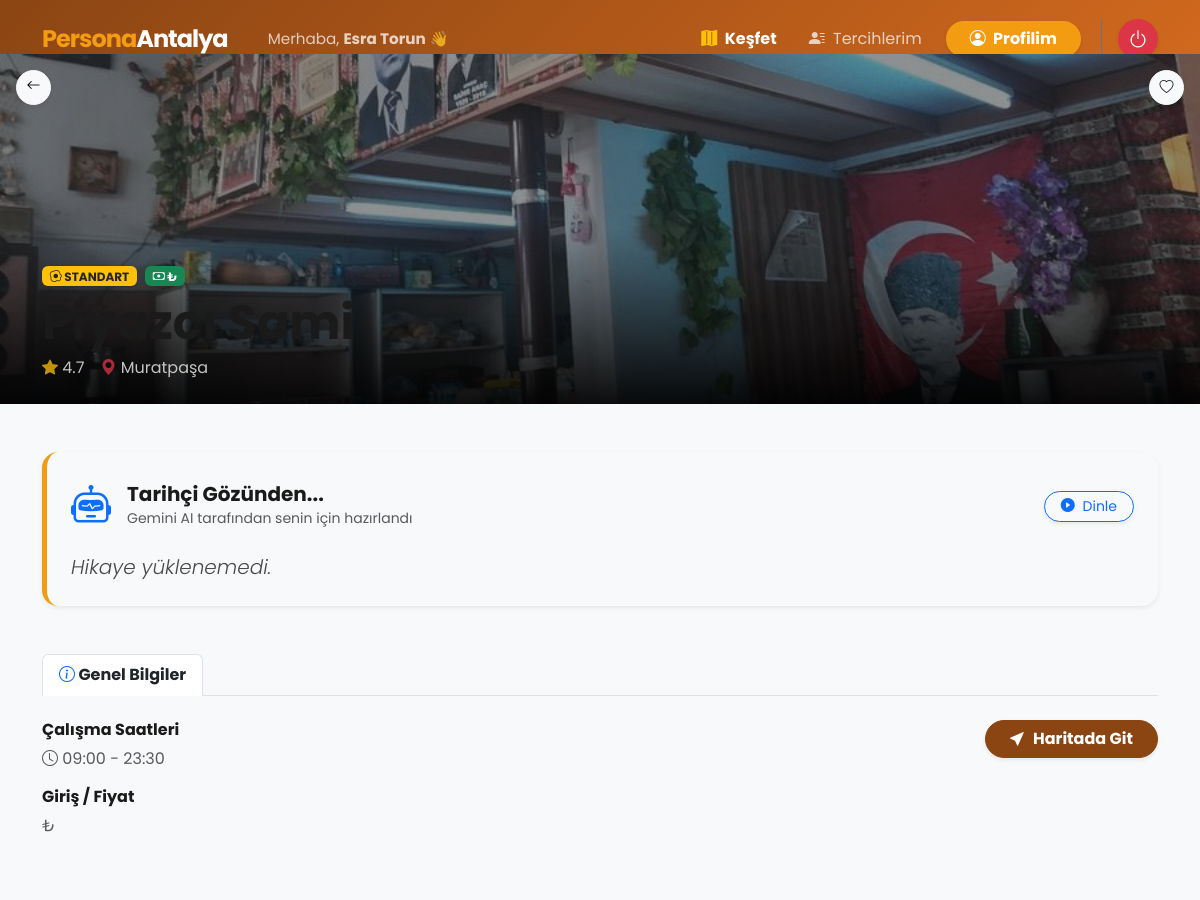
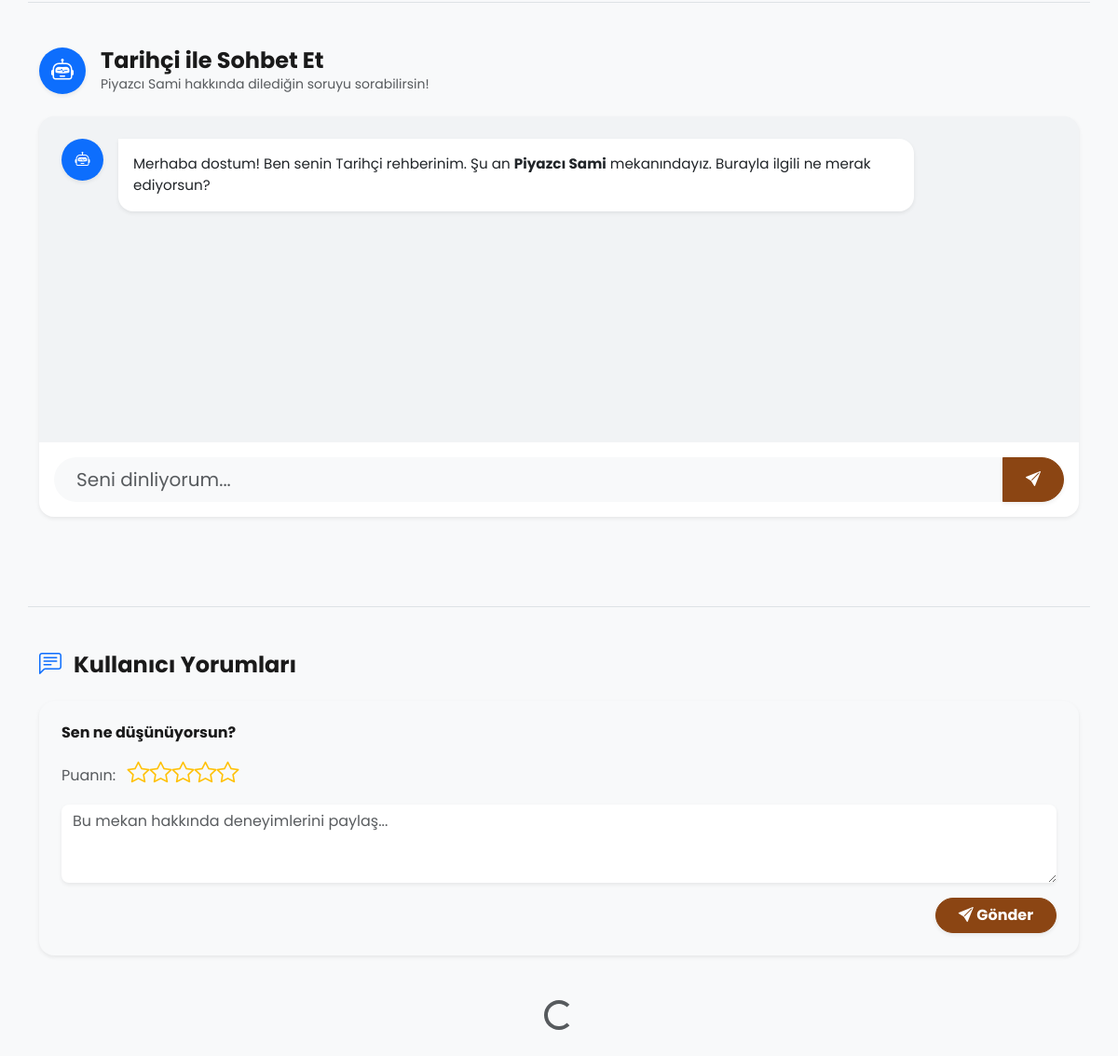
Page /restaurant/2 (signed in) on the committed database (2 pictures, top to bottom).
### app/models/user.py (models this page shows)
class User(UserMixin, db.Model):
    __tablename__ = 'users'
    id = db.Column(db.Integer, primary_key=True)
    username = db.Column(db.String(80), unique=True, nullable=False)
    email = db.Column(db.String(120), unique=True, nullable=False)
    password_hash = db.Column(db.String(255), nullable=False)
    first_name = db.Column(db.String(120))
    last_name = db.Column(db.String(120))
    avatar_url = db.Column(db.Text)
    bio = db.Column(db.Text)
    selected_persona = db.Column(db.String(50))
    diet_preference = db.Column(db.String(50), default='standard')
    is_active = db.Column(db.Boolean, default=True)
    created_at = db.Column(db.DateTime, default=datetime.utcnow)
    updated_at = db.Column(db.DateTime, default=datetime.utcnow, onupdate=datetime.utcnow)

### app/models/restaurant.py (models this page shows, shortened)
class Restaurant(db.Model):
    __tablename__ = 'restaurants'
    id = db.Column(db.Integer, primary_key=True)
    name = db.Column(db.String(255), nullable=False)
    cuisine = db.Column(db.String(100))
    district = db.Column(db.String(100))
    address = db.Column(db.String(255))
    latitude = db.Column(db.Float, nullable=False)
    longitude = db.Column(db.Float, nullable=False)
    image_url = db.Column(db.Text)
    rating = db.Column(db.Float)
    price_range = db.Column(db.String(50))
    is_vegan = db.Column(db.Boolean, default=False)
    is_vegetarian = db.Column(db.Boolean, default=False)
    is_gluten_free = db.Column(db.Boolean, default=False)
    opening_hours = db.Column(db.String(100))
    phone = db.Column(db.String(20))
    website = db.Column(db.String(255))
    diet_category = db.Column(db.String(50))                   # İŞTE HATAYI ÇÖZEN SÜTUN BURASI!
    price_level = db.Column(db.String(10), default="₺₺")       # Örn: ₺ (Ucuz), ₺₺ (Orta), ₺₺₺ (Pahalı)
    opening_time = db.Column(db.String(10), default="09:00")   # Açılış saati
    closing_time = db.Column(db.String(10), default="23:30")   # Kapanış saati
    created_at = db.Column(db.DateTime, default=datetime.utcnow)
    updated_at = db.Column(db.DateTime, default=datetime.utcnow, onupdate=datetime.utcnow)

### app/routes/main.py (the view)
@main_bp.route('/restaurant/<int:id>')
@login_required
def restaurant_detail(id):
    restaurant = Restaurant.query.get_or_404(id)
    is_favorite = Favorite.query.filter_by(user_id=current_user.id, restaurant_id=id).first() is not None
    return render_template('place_detail.html', item=restaurant, is_favorite=is_favorite, is_food=True)

### app/models/user.py (called while the page is built)
@login_manager.user_loader
def load_user(user_id):
    return User.query.get(int(user_id))

### app/templates/place_detail.html (shortened to what this page needs)
{% extends "base.html" %}
{% block content %}
<div class="place-detail-page">
    <div class="place-hero" style="height: 350px; background: url('{{ item.image_url }}') center/cover no-repeat; position: relative; overflow: hidden; margin-top:-1.5rem;">
        <div class="position-absolute top-0 start-0 w-100 h-100 bg-dark" style="opacity: 0.5;"></div>
        <div class="position-absolute bottom-0 start-0 w-100" style="height: 50%; background: linear-gradient(to top, rgba(0,0,0,0.9), transparent);"></div>
        <div class="position-absolute top-0 start-0 p-3 z-index-1">
            <a href="/kesfet" class="btn btn-light btn-sm rounded-circle shadow-sm" style="width: 35px; height: 35px;">
                <i class="bi bi-arrow-left"></i>
            </a>
        </div>
        <div class="position-absolute top-0 end-0 p-3 z-index-1">
            <button class="btn btn-light btn-sm rounded-circle shadow-sm fav-btn d-flex align-items-center justify-content-center" style="width: 35px; height: 35px;" data-id="{{ item.id }}" data-type="{{ 'restaurant' if is_food else 'place' }}">
                <i class="bi {% if is_favorite %}bi-heart-fill text-danger{% else %}bi-heart text-dark{% endif %}"></i>
            </button>
        </div>
        <div class="position-absolute bottom-0 start-0 p-4 w-100 z-index-1 text-white">
            <div class="container">
                <div class="mb-2 d-flex gap-2 flex-wrap">
                    {% if is_food %}
                        <span class="badge bg-warning text-dark shadow-sm"><i class="bi bi-egg-fried"></i> {{ item.diet_category | upper | default('STANDART', true) }}</span>
                        <span class="badge bg-success shadow-sm"><i class="bi bi-cash"></i> {{ item.price_level | default('₺₺', true) }}</span>
                    {% else %}
                        <span class="badge bg-info text-dark shadow-sm"><i class="bi bi-geo-fill"></i> {{ item.category | upper | default('MEKAN', true) }}</span>
                    {% endif %}
                </div>
                <h1 class="display-5 fw-bold mb-1" id="placeName">{{ item.name }}</h1>
                <div class="d-flex gap-3 flex-wrap opacity-75">
                    <span><i class="bi bi-star-fill text-warning"></i> <span id="placeRating">{{ item.rating | default('4.5', true) }}</span></span>
                    <span id="placeDistrict"><i class="bi bi-geo-alt-fill text-danger"></i> {{ item.district }}</span>
                </div>
            </div>
        </div>
    </div>
    <div class="container py-5">
        <div class="persona-content-section mb-5 p-4 bg-light rounded-4 shadow-sm" style="border-left: 5px solid #f39c12;">
            <div class="d-flex align-items-center mb-3">
                <div id="personaEmoji" style="font-size: 2.5rem; margin-right: 1rem;"><i class="bi bi-robot text-primary"></i></div>
                <div>
                    <h5 class="fw-bold mb-0" id="personaName">{{ current_user.selected_persona | title }} Gözünden...</h5>
                    <small class="text-muted">Gemini AI tarafından senin için hazırlandı</small>
                </div>
                <button id="readAloudBtn" class="btn btn-outline-primary btn-sm ms-auto rounded-pill px-3 shadow-sm d-none d-md-block">
                    <i class="bi bi-play-circle-fill me-1"></i> <span id="readBtnText">Dinle</span>
                </button>
            </div>
            <p id="personaStory" class="mb-0 lead fst-italic" style="color: #4a4a4a;"></p>
        </div>
        <ul class="nav nav-tabs mb-4" role="tablist">
            <li class="nav-item" role="presentation">
                <button class="nav-link active fw-bold text-dark" id="info-tab" data-bs-toggle="tab" data-bs-target="#info" type="button" role="tab">
                    <i class="bi bi-info-circle text-primary"></i> Genel Bilgiler
                </button>
            </li>
        </ul>
        <div class="tab-content mb-5">
            <div class="tab-pane fade show active" id="info" role="tabpanel">
                <div class="row g-4">
                    <div class="col-md-6">
                        <h6 class="fw-bold mb-2">Çalışma Saatleri</h6>
                        <p id="placeHours" class="mb-3 text-muted"><i class="bi bi-clock"></i> {{ item.opening_time | default('09:00', true) }} - {{ item.closing_time | default('23:00', true) }}</p>
                        <h6 class="fw-bold mb-2">Giriş / Fiyat</h6>
                        <p id="placeFee" class="mb-3 text-muted">
                            {% if is_food %}{{ item.price_level | default('₺₺ - Ortalama', true) }}{% else %}Ücretsiz / Müzekart Geçerli{% endif %}
                        </p>
                    </div>
                    <div class="col-md-6 text-md-end">
                        <a href="https://www.google.com/maps?q={{ item.latitude }},{{ item.longitude }}" target="_blank" class="btn btn-primary rounded-pill px-4 shadow-sm fw-bold">
                            <i class="bi bi-cursor-fill me-1"></i> Haritada Git
                        </a>
                    </div>
                </div>
            </div>
        </div>
        <div class="row mt-5 border-top pt-5">
            <div class="col-md-12">
                <div class="d-flex align-items-center mb-4">
                    <div class="bg-primary text-white rounded-circle d-flex align-items-center justify-content-center me-3 shadow-sm" style="width: 50px; height: 50px;">
                        <i class="bi bi-robot fs-4"></i>
                    </div>
                    <div>
                        <h4 class="fw-bold mb-0">{{ current_user.selected_persona | title }} ile Sohbet Et</h4>
                        <p class="text-muted small mb-0">{{ item.name }} hakkında dilediğin soruyu sorabilirsin!</p>
                    </div>
                </div>
                <div class="card border-0 shadow-sm rounded-4 overflow-hidden mb-5" style="background-color: #f1f3f5;">
                    <div id="chatHistoryBox" class="p-4" style="height: 350px; overflow-y: auto;">
                        <div class="d-flex mb-4">
                            <div class="bg-primary text-white rounded-circle d-flex align-items-center justify-content-center me-3 flex-shrink-0 shadow-sm" style="width: 45px; height: 45px;">
                                <i class="bi bi-robot"></i>
                            </div>
                            <div class="bg-white p-3 rounded-4 shadow-sm" style="max-width: 80%; border-top-left-radius: 0 !important;">
                                <p class="mb-0 text-dark" style="font-size: 0.95rem;">Merhaba dostum! Ben senin {{ current_user.selected_persona | title }} rehberinim. Şu an <strong>{{ item.name }}</strong> mekanındayız. Burayla ilgili ne merak ediyorsun?</p>
                            </div>
                        </div>
                    </div>
                    <div class="card-footer bg-white p-3 border-0">
                        <div class="input-group">
                            <input type="text" id="chatInput" class="form-control form-control-lg bg-light border-0 shadow-none rounded-start-pill ps-4" placeholder="Seni dinliyorum..." autocomplete="off">
                            <button class="btn btn-primary px-4 fw-bold rounded-end-pill shadow-sm" id="sendChatBtn">
                                <i class="bi bi-send-fill"></i>
                            </button>
                        </div>
                    </div>
                </div>
            </div>
        </div>
        <div class="row mt-5 border-top pt-5">
            <div class="col-md-12">
                <h4 class="fw-bold mb-4"><i class="bi bi-chat-left-text text-primary me-2"></i> Kullanıcı Yorumları</h4>
                <div class="card border-0 shadow-sm rounded-4 mb-5" style="background-color: #f8f9fa;">
                    <div class="card-body p-4">
                        <h6 class="fw-bold mb-3">Sen ne düşünüyorsun?</h6>
                        <div class="mb-3">
                            <span class="text-muted me-2">Puanın:</span>
                            <div class="d-inline-flex" id="starRating">
                                <i class="bi bi-star fs-4 cursor-pointer text-warning" data-rating="1"></i>
                                <i class="bi bi-star fs-4 cursor-pointer text-warning" data-rating="2"></i>
                                <i class="bi bi-star fs-4 cursor-pointer text-warning" data-rating="3"></i>
                                <i class="bi bi-star fs-4 cursor-pointer text-warning" data-rating="4"></i>
                                <i class="bi bi-star fs-4 cursor-pointer text-warning" data-rating="5"></i>
                            </div>
                        </div>
                        <textarea class="form-control rounded-3 border-0 shadow-sm mb-3" id="reviewComment" rows="3" placeholder="Bu mekan hakkında deneyimlerini paylaş..."></textarea>
                        <div class="text-end">
                            <button class="btn btn-primary rounded-pill px-4 shadow-sm fw-bold" id="submitReviewBtn">
                                <i class="bi bi-send-fill"></i> Gönder
                            </button>
                        </div>
                    </div>
                </div>
                <div id="reviewsList" class="d-flex flex-column gap-3">
                    <div class="text-center text-muted spinner-border text-primary mx-auto" role="status" id="reviewLoader"></div>
                </div>
            </div>
        </div>
    </div>
</div>
{% endblock %}

### app/templates/components/navbar.html (shortened to what this page needs)
<nav class="navbar navbar-expand-lg navbar-dark shadow-sm py-3" style="background-color: rgba(33, 37, 41, 0.85); backdrop-filter: blur(10px);">
    <div class="container">
        <a class="navbar-brand fw-bold fs-4" href="{{ url_for('main.index') }}" style="letter-spacing: -1px;">
            <span style="color: #f39c12;">Persona</span><span style="color: #ffffff;">Antalya</span>
        </a>
        <div class="collapse navbar-collapse" id="navbarNav">
            {% if current_user.is_authenticated %}
                <ul class="navbar-nav me-auto mb-2 mb-lg-0 ms-lg-4">
                    <li class="nav-item d-flex align-items-center">
                        <span class="text-light opacity-75" style="font-size: 0.95rem;">
                            Merhaba, <strong class="text-white">{{ current_user.username }}</strong> 👋
                        </span>
                    </li>
                </ul>
            {% else %}
                <ul class="navbar-nav me-auto"></ul>
            {% endif %}
            <ul class="navbar-nav ms-auto align-items-center gap-3">
                {% if current_user.is_authenticated %}
                    <li class="nav-item">
                        <a class="nav-link text-white fw-bold hover-scale" href="{{ url_for('main.explore') }}">
                            <i class="bi bi-map-fill text-warning me-1"></i> Keşfet
                        </a>
                    </li>
                    <li class="nav-item">
                        <a class="nav-link text-light opacity-75 hover-scale" href="{{ url_for('main.persona_select') }}">
                            <i class="bi bi-person-lines-fill me-1"></i> Tercihlerim
                        </a>
                    </li>
                    <li class="nav-item">
                        <a class="btn btn-warning rounded-pill px-4 fw-bold shadow-sm hover-scale" href="{{ url_for('main.profile') }}" style="background: #f39c12; border: none; color: white;">
                            <i class="bi bi-person-circle me-1"></i> Profilim
                        </a>
                    </li>
                    <li class="nav-item border-start border-secondary ps-3 ms-1 d-flex align-items-center">
                        <a class="btn btn-danger text-white rounded-circle p-2 d-flex align-items-center justify-content-center hover-scale shadow-sm"
                           href="{{ url_for('auth.logout') }}"
                           title="Güvenli Çıkış Yap"
                           style="width: 40px; height: 40px;">
                            <i class="bi bi-power fs-5"></i>
                        </a>
                    </li>
                {% endif %}
            </ul>
        </div>
    </div>
</nav>

### app/static/css/style.css (style rules this page uses)
:root { --primary-color: #8B4513; --secondary-color: #D2691E; --accent-color: #FF6B9D; --success-color: #228B22; --warning-color: #FFD700; --danger-color: #DC3545; --dark-color: #1a1a1a; --light-color: #f8f9fa; --border-radius: 12px; --transition: all 0.3s ease; }
* { margin: 0; padding: 0; box-sizing: border-box; }
html, body { height: 100%; font-family: 'Poppins', sans-serif; background-color: var(--light-color); color: #333; }
body { display: flex; flex-direction: column; }
.navbar { background: linear-gradient(135deg, #8B4513 0%, #D2691E 100%); box-shadow: 0 2px 10px rgba(0, 0, 0, 0.1); padding: 1rem; }
.navbar-brand { font-size: 1.5rem; font-weight: 700; color: white !important; }
.btn-primary { background-color: var(--primary-color); border-color: var(--primary-color); transition: var(--transition); }
.card { border-radius: var(--border-radius); border: none; box-shadow: 0 2px 8px rgba(0, 0, 0, 0.1); transition: var(--transition); }
h1, h2, h3, h4, h5, h6 { font-weight: 700; color: #1a1a1a; }
a { color: var(--primary-color); text-decoration: none; transition: var(--transition); }

### app/templates/components/navbar.html (style rules this page uses)
.hover-scale { transition: transform 0.2s ease, opacity 0.2s ease, box-shadow 0.2s ease; }

### app/templates/place_detail.html (style rules this page uses)
.cursor-pointer { cursor: pointer; }
.z-index-1 { z-index: 1; }

### rows in the picture
User: username "Esra Torun", selected_persona "Tarihçi"
Restaurant: image_url (picture), diet_category "STANDART", price_level "₺", name "Piyazcı Sami", rating "4.7", district "Muratpaşa", opening_time "09:00", closing_time "23:30"
